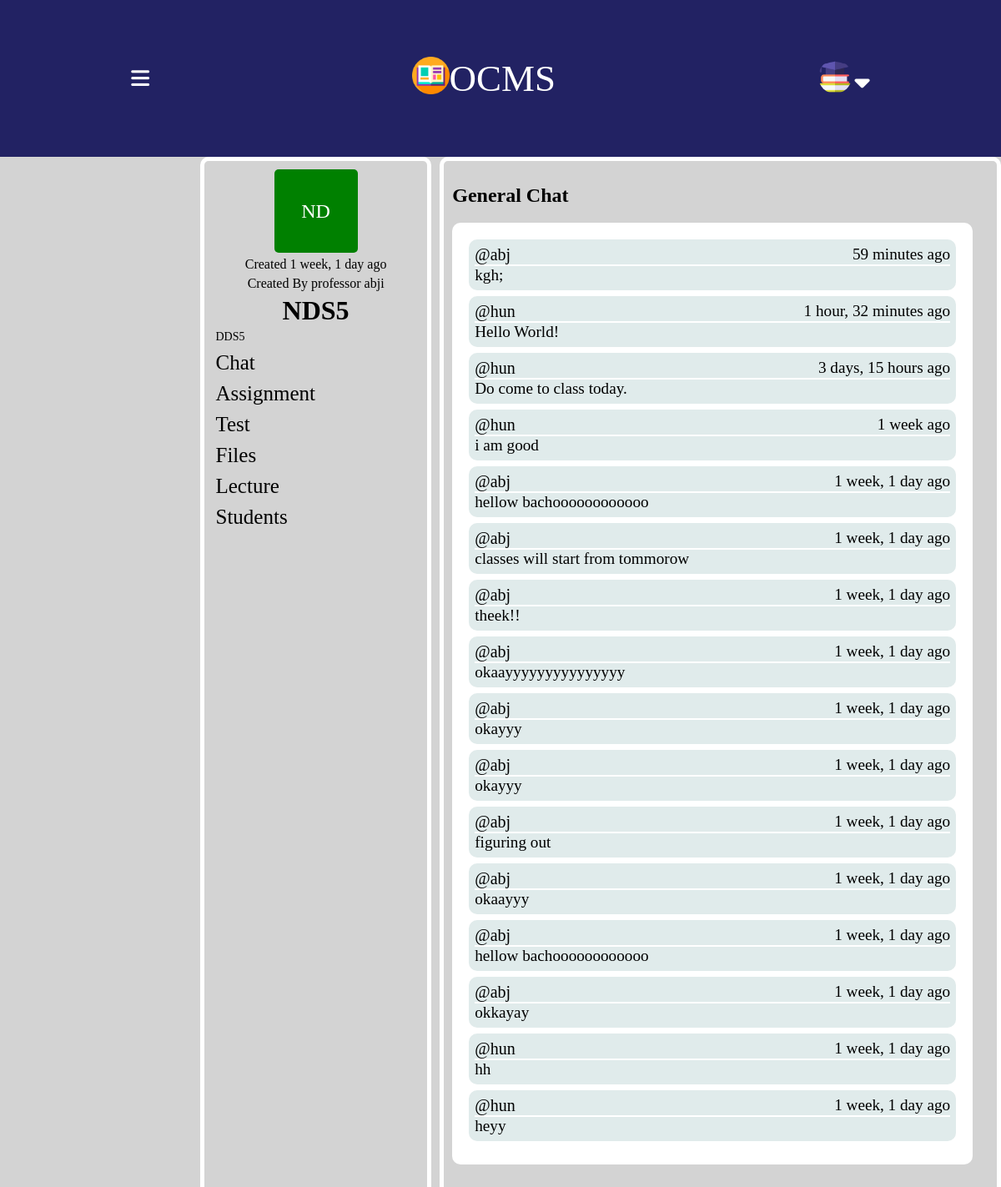
Screenshot of /sroom/11/ with the database file from the repository.
### base/models.py (models this page shows, shortened)
class Room(models.Model):
    course_id=models.CharField(max_length=100)
    teacher=models.CharField(max_length=100)
    name = models.CharField(max_length=200) #set it to host.subject_name during declaration by default
    description = models.TextField(null=True, blank=True)
    avatar = models.ImageField(null=True, default="avatar.svg")
    room_code=models.CharField(max_length=100)
    updated = models.DateTimeField(auto_now=True)
    created = models.DateTimeField(auto_now_add=True)
    class Meta:
        ordering = ['-updated', '-created']

class Message(models.Model):
    user = models.ForeignKey(User, on_delete=models.CASCADE)
    room = models.ForeignKey(Room, on_delete=models.CASCADE)
    body = models.TextField(max_length=1000)
    updated = models.DateTimeField(auto_now=True)
    created = models.DateTimeField(auto_now_add=True)
    class Meta:
        ordering = ['-updated', 'created']

class User(AbstractUser):
    is_student = models.BooleanField(default=False)
    is_teacher = models.BooleanField(default=False)

### base/views.py (the view, shortened to what this page needs)
# urls.py: path('sroom/<str:pk>/',views.sroom,name="sroom"),
def sroom(request ,pk):
    room=Room.objects.get(id=pk)
    room_messages=room.message_set.all()
    participants=Student.objects.filter(rooms__id=pk)
    context={'room':room,'room_messages':room_messages,'participants':participants}
    return render(request,'base/sroom.html',context)

### base/templates/base/sroom.html (shortened to what this page needs)
{% include 'student_main.html' %}
{% block content %}
       <div class="bigcontainer">
        <div class="leftcontainer">
            <div class="classicon">
                {{ room.name|slice:":2" }}
            </div>
           <p>Created {{room.created | timesince}} ago</p>
           <p>Created By professor {{room.teacher}}</p>
            <div class="classname">
                <h1>{{room.name}} </h1>
            </div>
            <ul>
                <li class="opt" style="font-size: 14px;">
                    {{room.description}}
                </li>
                <li class="opt">
                    <a href="{% url 'sroom' room.id %}">Chat</a>
                </li>
                <li class="opt">
                  <a href="{% url 'sassignments' room.id %}">Assignment</a>
                </li>
                <li class="opt">
                 <a href="{% url 'stest' room.id %}">Test</a>
                </li>
                <li class="opt">
                   <a href="{% url 'sfiles' room.id %}">Files</a>
                </li>
                <li class="opt">
                    <a href="{% url 'slectures' room.id %}">Lecture</a>
                </li>
                <li class="opt">
                    <a href="{% url 'rstudents' room.id %}">Students</a>
                </li>
            </ul>
        </div>
        <div class="rightcontainer">
            <div class="rightnav">
            <h2>General Chat</h2>
        </div>
        <div class="messagebox">
            {% for message in room_messages %}
            <div class="mes">
              <div class="messager">
                <p>@{{message.user}}</p>
                <p>{{message.created | timesince}} ago</p>
              </div>
              <p>{{message.body}}</p>
        </div>
        {% endfor %}
       </div>
{% endblock content %}

### static/styles/portal.css (style rules this page uses)
* { margin: 0; border: 0; box-sizing: border-box; }
body { height: 100vh; width: 100vw; display: flex; flex-direction: column; }
.bigcontainer { min-height: 100vh; position: absolute; top: 10vh; width: 100vw; display: flex; background-color:lightgray; gap: 10px; }
.leftcontainer { margin-left:20vw; width: 40%; display: flex; flex-direction: column; gap: 5px; padding-top: 10px; align-items: center; border: 5px solid white; padding: 10px; border-radius: 10px; }
.classicon { height: 100px; width: 100px; display: flex; justify-content: center; align-items: center; color: white; font-size:x-large; border-radius: 5px; background-color: green; }
.leftcontainer ul { display: flex; flex-direction: column; gap: 9px; position: relative; right: 6.7vw; }
.leftcontainer ul li { list-style: none; font-size:25px; }
.leftcontainer ul li a { text-decoration: none; color: #000; }
.rightcontainer { width: 100%; border: 5px solid white; padding: 10px; border-radius: 10px; }
.messagebox { overflow-y: scroll; margin-top:3%; height: 60vh; width: 52vw; background-color:white; padding: 20px; border-radius: 10px; display: flex; flex-direction: column; gap:7px; }
.mes { padding: 7px; background-color:#e0ebeb; color: black; font-size: larger; border-radius: 10px; display: flex; flex-direction: column; flex-wrap: wrap; }
.messager { display: flex; justify-content: space-between; border-bottom: 2px solid white; }
.messager :nth-child(1) { font-size: 20px; }

### rows the page displays
Room: name "ND", created "1 week, 1 day", teacher "abji", name "NDS5", description "DDS5"
Message: user "abj", created "59 minutes", body "kgh;"
Message: user "hun", created "1 hour, 32 minutes", body "Hello World!"
Message: user "hun", created "3 days, 15 hours", body "Do come to class today."
Message: user "hun", created "1 week", body "i am good"
Message: user "abj", created "1 week, 1 day", body "hellow bachoooooooooooo"
Message: user "abj", created "1 week, 1 day", body "classes will start from tommorow"
Message: user "abj", created "1 week, 1 day", body "theek!!"
Message: user "abj", created "1 week, 1 day", body "okaayyyyyyyyyyyyyyy"
Message: user "abj", created "1 week, 1 day", body "okayyy"
Message: user "abj", created "1 week, 1 day", body "okayyy"
Message: user "abj", created "1 week, 1 day", body "figuring out"
Message: user "abj", created "1 week, 1 day", body "okaayyy"
Message: user "abj", created "1 week, 1 day", body "hellow bachoooooooooooo"
Message: user "abj", created "1 week, 1 day", body "okkayay"
Message: user "hun", created "1 week, 1 day", body "hh"
Message: user "hun", created "1 week, 1 day", body "heyy"
